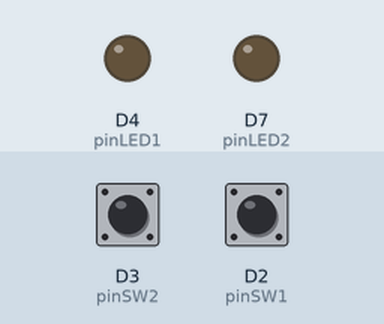
A sketch run on a simulated ESP8266 (NodeMCU). On the bench: output pins drawn as LEDs (lit = HIGH). The inputs (shaded band) are chosen by the test bench; at power-on: D3 (pinSW2) LOW, D2 (pinSW1) LOW.

Above: at 1.2 s.
1.3 s: D3 (pinSW2) pulled HIGH for 0.15 s
At 1.9 s:
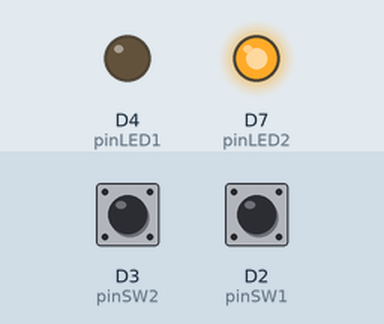
2.9 s: D2 (pinSW1) pulled HIGH for 0.15 s
At 3.3 s:
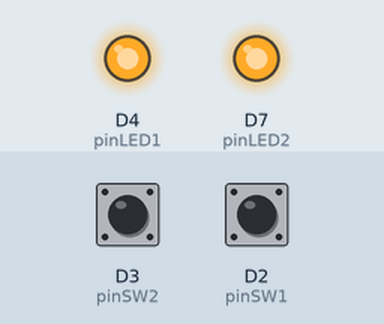
4.5 s: D3 (pinSW2) pulled HIGH for 1 s
At 5.6 s:
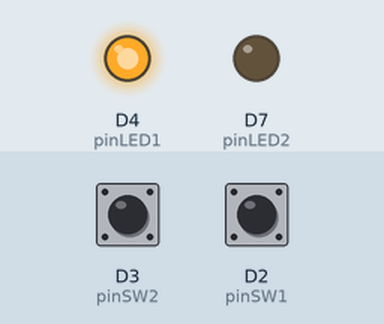
7.0 s: D3 (pinSW2) pulled HIGH for 3.2 s
At 7.4 s:
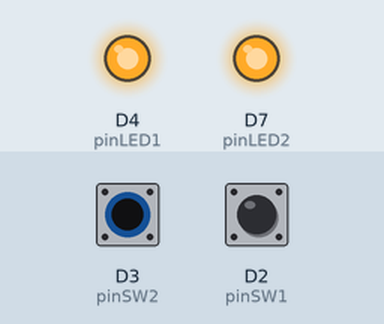
11.7 s: D2 (pinSW1) pulled HIGH for 1 s
At 12.4 s:
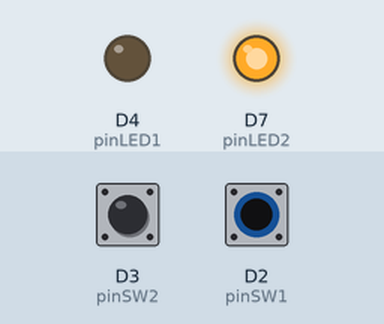
Timing chart, 0 to 14.7 s (numbered marks = the images above; inputs shaded):
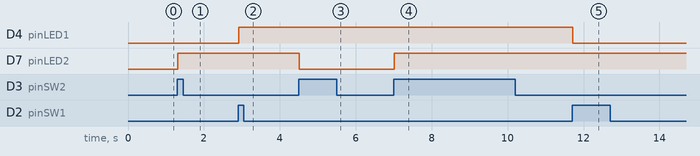

The sketch:

ex_switch_toggle.ino
```cpp
#define pinSW1  D2
#define pinSW2  D3
#define pinLED1 D4
#define pinLED2 D7

const int NUM_SW  = 2;
const int NUM_LED = 2;

// index 0 : about sw1, index 1 : about sw2
int  arrSW[NUM_SW] = {pinSW1, pinSW2};
bool cState[NUM_SW] = {false,false};
bool lState[NUM_SW] = {false,false};

// index 0 : about red led, index 1 : about blue led
int  arrLED[NUM_LED] = {pinLED1, pinLED2};
bool valLED[NUM_LED] = {false,false};

void setup()
{
  pinMode(pinSW1, INPUT);
  pinMode(pinSW2, INPUT);
  pinMode(pinLED1, OUTPUT);
  pinMode(pinLED2, OUTPUT);
}

void loop()
{
  for (int i=0 ; i < NUM_SW ; i++)
  {
    lState[i] = cState[i]; // Switch value update
    cState[i] = digitalRead(arrSW[i]); // read switch value
  }
  delay(10); // for debouncing

  for(int i=0 ; i < NUM_SW ; i++)
  {
    if(cState[i] && (cState[i] != lState[i])) // Switch pushed
    {
      valLED[i] = !valLED[i];
      digitalWrite(arrLED[i], valLED[i]);
    }
  }
}
```

Measured:
- after the input at 1.3 s, D7 (pinLED2): LOW → HIGH at once
- after the input at 2.9 s, D4 (pinLED1): LOW → HIGH at once
- after the input at 4.5 s, D7 (pinLED2): HIGH → LOW at once
- after the input at 7.0 s, D7 (pinLED2): LOW → HIGH at once
- after the input at 11.7 s, D4 (pinLED1): HIGH → LOW at once
